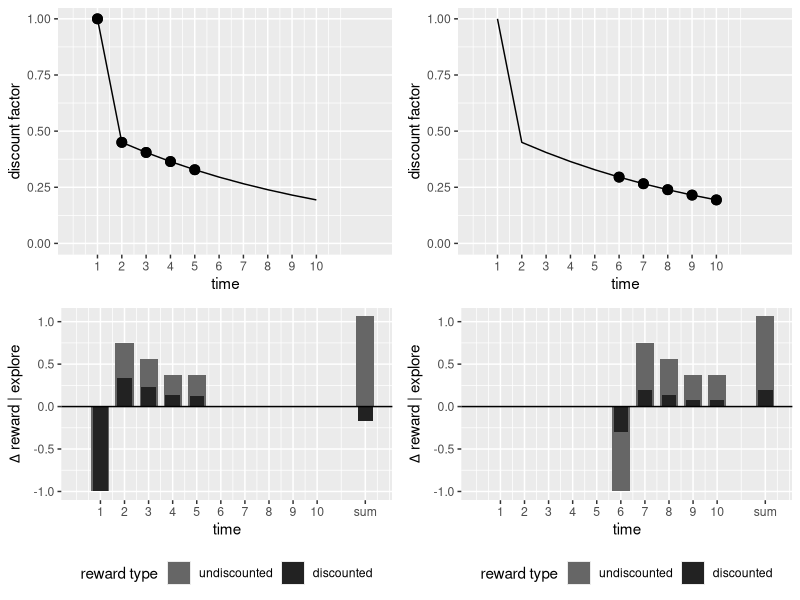

Write the R code that produced this figure.
library("ggplot2")
library("tidyr")
library("dplyr")
library("cowplot")

create_graphs = function(rewardseq, beta, delta, initialrewardtime, maxtime) {
  df = data.frame(time=seq(1, maxtime+2), discount=seq(1, maxtime+2))
  df$discount = beta*delta^(df$discount-1)
  df$discount[1] = 1/beta * df$discount[1]
  df$discount[c(maxtime + 1, maxtime + 2)] = NA
  df$rewards = 0
  df$rewards[initialrewardtime:(initialrewardtime+length(rewardseq) - 1)] = rewardseq
  df$discountedrewards = df$rewards * df$discount
  df$rewards[maxtime + 2] = sum(df$rewards, na.rm=TRUE)
  df$discountedrewards[maxtime + 2] = sum(df$discountedrewards, na.rm=TRUE)
  df = df %>% gather(rewardtype, reward, rewards, discountedrewards)
  df$rewardtype = factor(df$rewardtype, levels=c('rewards', 'discountedrewards'),
                         labels=c('undiscounted', 'discounted'))

  df$discountpoints = ifelse(df$reward != 0, df$discount, NA)

  colors = c('#666666', '#222222')

  discountplot = ggplot(df, aes(x=time, y=discount)) + geom_line() +
    geom_point(aes(x=time, y=discountpoints), size=3) +
    scale_x_continuous(breaks=seq(1, maxtime, 1), limits=c(0, maxtime+2.5)) +
    ylim(0, 1) +
    ylab("discount factor")

  rewardplot = ggplot(df, aes(x=time, y=reward, group=rewardtype, fill=rewardtype,
                                        width=ifelse(rewardtype=="discounted", .6, .75))) +
    geom_bar(stat='identity', position='identity') +
    geom_hline(yintercept=0) +
    scale_fill_manual(name="reward type", values=colors) +
    scale_x_continuous(breaks=c(seq(1, maxtime, 1), maxtime+2),
                       labels=c(seq(1, maxtime, 1), "sum"), limits=c(0, maxtime+2.5)) +
    theme(legend.position="bottom") + ylab(expression(paste(Delta, " reward | explore")))

  return( list(discountplot, rewardplot))
}

rewardseq = c(-1, .75, .5625, .375, .375)
immediate = create_graphs(rewardseq, .5, .9, 1, 10)
delayed = create_graphs(rewardseq, .5, .9, 6, 10)

plot_grid(immediate[[1]], delayed[[1]], immediate[[2]], delayed[[2]], axis='r', align='v', nrow=2)
